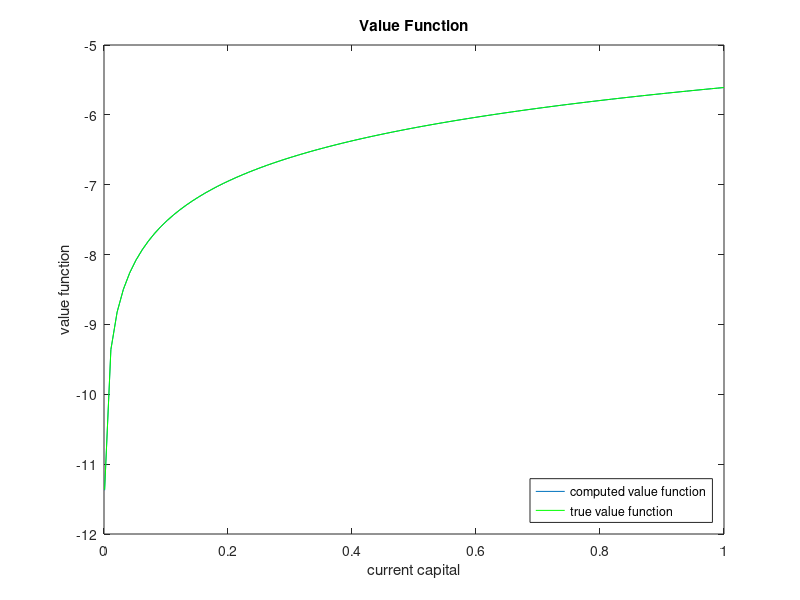
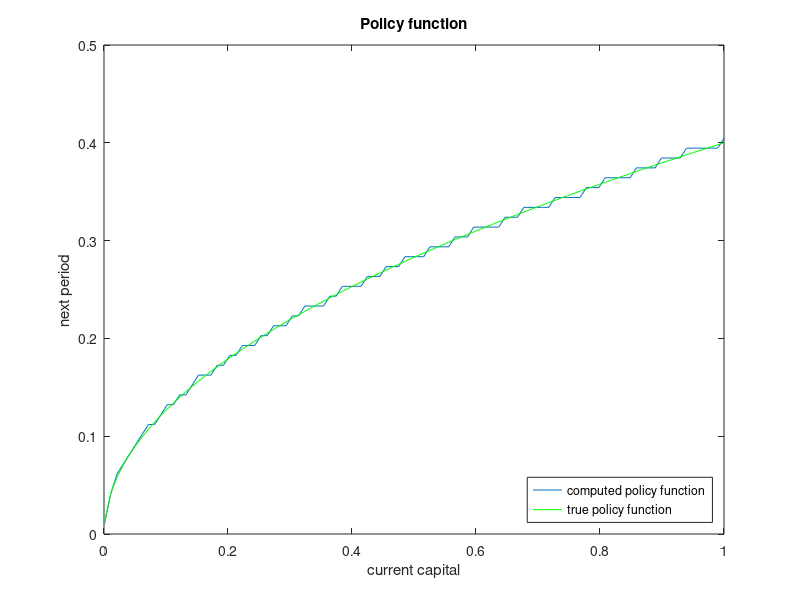

MATLAB code to generate these figures, in order:
clear all

% Parameters
alpha = 0.3;
beta = 0.96;
delta = 1;
alpha = 0.5;
beta = 0.8;
delta = 1;
M = 100;

tol = 1e-7;
dif = 1;

kmin_grid = 0.001;
kmax_grid = 1;
k_grid = linspace(kmin_grid, kmax_grid, M)';

%% Value function iteration: brute force
v0 = ones(M,1);
v1 = zeros(M,1);
k11 = zeros(M,1);
w = zeros(M,1);

brute_iter=0;
tic
while dif > tol
    for i = 1:M
        ki = k_grid(i);
        for a = 1:M
            c = ki^alpha + (1-delta)*ki - k_grid(a);
            if c <= 0
                w(a) = -Inf;
            else
                w(a) = log(c) + beta*v0(a);
            end
        end
        [q, j] = max(w);
        k1 = j;
        v1(i) = w(j);
        k11(i) = k1;
    end
    dif = max(abs(v1-v0));
    v0 = v1;
    brute_iter=brute_iter+1;
end
toc
brute_iter

%Analytical results
v_true = alpha/(1-alpha*beta)*log(k_grid) + 1/(1-beta)*log(1-alpha*beta)+1/(1-beta)*beta*alpha/(1-alpha*beta)*log(alpha*beta);
g_true = alpha*beta*k_grid.^alpha;

%5
figure('Name', 'Value Function wo')
plot(k_grid, v1);
hold on;
plot(k_grid, v_true, 'g');
title('Value Function');
legend('computed value function','true value function', 'Location','southeast');
xlabel('current capital');
ylabel('value function');
saveas(gcf,'1_Value_function_without','epsc')


g = k_grid(k11);
figure('Name','Policy function w/o')
plot(k_grid, g);
hold on;
plot(k_grid, g_true, 'g');
title('Policy function');
legend('computed policy function','true policy function','Location','southeast');
xlabel('current capital');
ylabel('next period');
saveas(gcf,'1_Policy_Function_without','epsc')


%% Value function iteration: exploiting monotonicity
v0 = ones(M,1);
v1 = zeros(M,1);
k11 = zeros(M,1);
w = zeros(M,1);
dif = 1;
monoton_iter = 0;

tic
while dif > tol
    for i = 1:M
        ki = k_grid(i);
        if i == 1
            amin = 1;
        else
            amin = k11(i-1);
        end
        for a = amin:M
            c = ki^alpha + (1-delta)*ki - k_grid(a);
            if c <= 0
                w(a) = -Inf;
            else
                w(a) = log(c) + beta*v0(a);
            end
        end
        [q, j] = max(w);
        k1 = j;
        v1(i) = w(j);
        k11(i) = k1;
    end
    dif = max(abs(v1-v0));
    v0 = v1;
    monoton_iter = monoton_iter + 1;
end
toc
monoton_iter

%% Value function iteration: exploiting concavity
v0 = ones(M,1);
v1 = zeros(M,1);
k11 = zeros(M,1);
w = zeros(M,1);
dif = 1;
conc_iter = 0;

tic
while dif > tol
    for i = 1:M
        ki = k_grid(i);
        for a = 1:M
            c = ki^alpha + (1-delta)*ki - k_grid(a);
            if c <= 0
                w(a) = -Inf;
            else
                w(a) = log(c) + beta*v0(a);
                if a > 1
                    if w(a) < w(a-1)
                        w(a:M) = -Inf*ones(M-a+1,1);
                        break;
                    end
                end
            end
        end
        [q, j] = max(w);
        k1 = j;
        v1(i) = w(j);
        k11(i) = k1;
    end
    dif = max(abs(v1-v0));
    v0 = v1;
    conc_iter = conc_iter + 1;
end
toc
conc_iter


%% Howard's policy function (and using Umat and Vmat...)
tic
Umat = zeros(M,M); % rows are K and cols are K'
V0 = zeros(M,1);
how_iter = 30;
V_iter = zeros(M,how_iter);
dif = 1;

% Create Umat:
for i=1:M
    for j=1:M
        c = k_grid(i)^alpha + (1-delta)*k_grid(i) - k_grid(j); %i=K, j=K'
        if (c >0)
            Umat(i,j) = log(c);
        else
            Umat(i,j) = -Inf;
        end
    end
end

iterations = 0;
% Perform operation:
while dif > tol
    Vmat = repmat(V0',M,1); %transpose is very important for some reason...
    W = Umat + beta*Vmat;
    [V,pol] = max(W,[],2);
    
    % Policy iteration:
    V_iter(:,1) = V;
    for i=2:how_iter % number of iters to do for howard's policy iteration
        for j = 1:M % iter over all rows
            V_iter(j, i) = Umat(j,pol(j)) + beta*V_iter(pol(j),i-1);
        end
    end
    V = V_iter(:,how_iter);

    dif = max(abs(V-V0));
    V0 = V;
    iterations = iterations + 1;
end
iterations
toc




